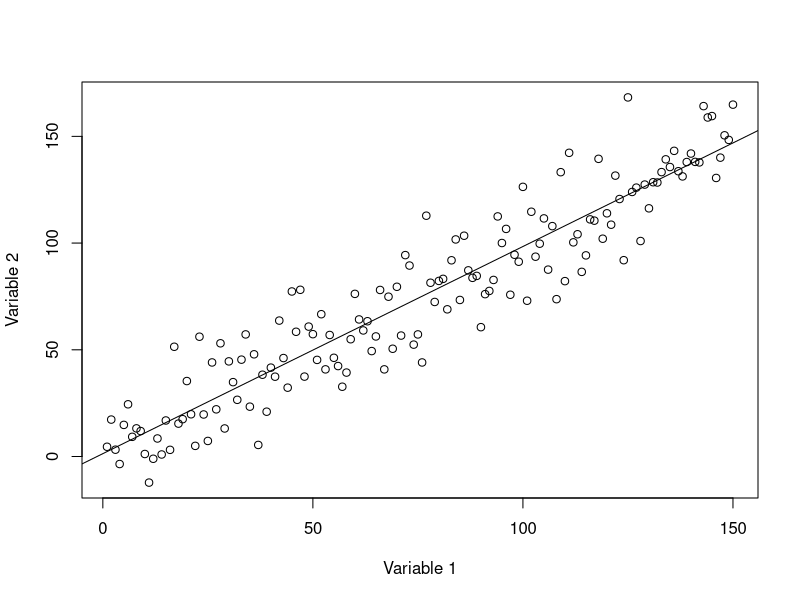

This chart was generated by the following R code:
#
# day3_script.R
#
# Reed Sorensen
# July 2017
#
# Overview:
#   - Briefly review enrolling in Coursera.org courses
#     and show how to find courses with Portuguese subtitles
#   - Review R concepts from days 1 and 2
#   - Give a sense for where we're going --> data frames! 
#        Examples of how to explore data, get frequencies
#        and do a regression analysis
#   - More fundamental R concepts


##### 
# Signing up for a course in Coursera
# - Go to the course website:
#   https://github.com/rsoren/r_training_beira2017/blob/master/index.md
# - Scroll down to the section "Additional resources for learning R"
#   and click on the link for "Data Science certificate from Johns Hopkins University"
# - Create an account with Coursera
# - **** Ignore the part about enrolling for a 7-day free trial
# - Search for the name of the course in the bar at the top of the page,
#   for example, "The Data Scientist's Toolbox" or another course
#   and click on the result
# - Click on the button that says "Enroll"
# - Then at the bottom of the pop-up window
#   **** click on "Audit the course" to take it for free

##### 
# Searching for courses in Portuguese on Coursera
# - Go to the website: coursera.org
# - In the bar at the top, search for something you want to study,
#   for example, "data analysis"
# - On the left side of the page, look at "Subtitle Languages" and
#   and click on "Show more"
# - Un-select "English";
#   select "Portuguese (Brazilian)" and "Portuguese (European)" 
# - Choose a course, and enroll as usual (auditing is always free!)

  
#####
# ANALYZING DATA
# 

library(dplyr)

# create some data
df <- data.frame(
  group = sample(c("a", "b", "c"), size = 150, replace = TRUE),
  var1 = 1:150,
  var2 = 1:150 + rnorm(n = 150, mean = 0, sd = 15)
)

# write.csv(df, "misc/example_data.csv")   # save the data as a CSV file
# View(df)                                 # look at the data

plot(
  x = df[, "var1"],  y = df[, "var2"], 
  xlab = "Variable 1",  ylab = "Variable 2"
)

fit1 <- lm(var2 ~ var1, data = df)   # run a regression
summary(fit1)   # results of the regression
abline(fit1)    # put the line of best fit on the scatterplot

summary(df$var2)   # get summary statistics about a variable
table(df$group)    # how many subjects are in each group?

# use dplyr functions to get count and percent in each group
df2 <- df %>%
  group_by(group) %>%
  summarize(
    count = n(),
    percent = count / nrow(.)
  )



#####
# INDEXING with [] (continued from day 2)
# new function: %in%

# recall indexing by position and TRUE/FALSE
tmp <- c(3,5,2)
tmp[1]
tmp[c(TRUE, FALSE, FALSE)]

# -- create a vector of TRUE/FALSE with a logical condition (e.g. < and ==),
#    then index on it

x8 <- c(1,6,7,3,5,5,9,7,2)
x8 > 4     # notice how this creates a vector of TRUE/FALSE values
x8[x8 > 4] # this returns elements of x8 that are greater than 4


## Challenge
#   -- Make a vector with these elements: 3,6,3,2,4,7,2
#   -- Choose the elements that are above 5 (using indexing)
#      The answer should return the numbers 6 and 7

tmp <- c(3,6,3,2,4,7,2)
tmp[tmp > 5]

# could have also done...
true_and_false_vector <- tmp > 5
tmp[true_and_false_vector]


# check whether an element is in a vector with the %in% function
8 %in% c(3,65,6,8)      # it's true that 8 is in the vector
10 %in% c(3,65,6,8)     # it's not true that 10 is in the vector

# if you check whether two numbers are in the vector,
#   it gives you two answers
c(65, 10) %in% c(3,65,6,8)  # 65 gives TRUE, 10 gives FALSE, so
                            # response is equal to the vector c(TRUE, FALSE)

3 %in% 1:8    # is 3 in the vector c(1,2,3,4,5,6,7,8) ?
"b" %in% c("d", "e", "f")   # is "b" in the vector c("d", "e", f") ?

x9 <- c("a", "b", "c", "d", "d", "d", "e", "f")
x9 %in% c("d", "e")    # for each element of 'x9', check whether it is "d" or "e"


#####
# CHARACTER STRINGS
#   Base R functions: print, paste, paste0, substr
#   'stringr' package: https://journal.r-project.org/archive/2010-2/RJournal_2010-2_Wickham.pdf
#   'stringr' functions that do the same thing: str_c, str_sub, str_split_fixed
#   is.character, as.character, is.numeric, as.numeric

"a"
"Hello, my name is Reed"               # one string 
c("Hello", "my", "name", "is", "Reed") # a vector of 5 strings

x9 <- "Bom dia!"     # create a character object that contains "Bom dia!"

print(x9)    # display the word "Bom dia!"
x9           # same thing

paste("Hello", "everybody!")  # combine the strings 
paste0("Hello", "everybody!") # the paste0() function does not automatically include a space

substr(x9, start = 3, stop = 6) # extract the letters in positions 1 to 3
                                # how do we know these are the parameters to give?
                                # read the documentation with help("substr")

is.character(x9)   # check whether 'x9' is a character vector
is.numeric(x9)     # check whether 'x9' is a numeric vector

is.numeric(10)
is.character("awesome")
is.numeric("awesome")
is.character(10)

as.character(10)      # convert the number 10 into a string
as.numeric("awesome") # can't turn a word into a number, so it returned NA


#   -- Challenge:
#      1. Get R to display the word "Hello"
"Hello"
print("Hello")
paste("Hello")

#      2. Put the character string "Hello" into a object called 'txt'
txt <- "Hello"

#      3. Use 'txt' and the paste0() function to display the phrase "Hello, world!"
paste0(txt, ", world!")

#      4. Check whether 'txt' is a numeric variable
is.numeric(txt)

#      5. Check whether 'txt' is a character variable
is.character(txt)

#      6. Use the substr() function to extract the letters "He" from 'txt'
substr(txt, 1, 2)


#####
# MATRICES
# matrix, rbind, cbind
# str
# dim, ncol, nrow
# indexing by position

mat1 <- matrix(data = 1:9, ncol = 3) # make a matrix, filled vertically (default)
print(mat1)

mat2 <- matrix(  # make a matrix, filled horizontally (use byrow = TRUE)
  data = 1:6,
  ncol = 3,
  byrow = TRUE
)
print(mat2)

# -- use existing vectors to create a matrix
vec1 <- c(3,4,5)
vec2 <- c(7,8,9)

rbind(vec1, vec2) # combine the vectors as rows
cbind(vec1, vec2) # combine the vectors as columns

# -- get information about a matrix
nrow(mat2)
ncol(mat2)
dim(mat2) # results of ncol and nrow at the same time

# -- index a matrix by row (note the comma!)
mat2[1, ]
# -- index a matrix by column
mat2[, 2]
  
mat2[2, c(2,3)] # get the second row, and columns 2 and 3

#   -- Challenge:
#      1. Create a 3-by-4 matrix that only contains the number 5 (repeated 12 times)
matrix(data = rep(5, 12), nrow = 3, ncol = 4)
matrix(data = 5, nrow = 3, ncol = 4)   # same thing, because 5 repeats until the matrix is filled
matrix(5, 3, 4)   # same thing; we know the order of parameters R expects 
                  #             by checking str(matrix) or help(matrix)


#      2. Create two vectors
#           'tmp1' contains the letters "a", "b" and "c"
#           'tmp2' contains the letters "d", "e" and "f"
tmp1 <- c("a", "b", "c")
tmp2 <- c("d", "e", "f")


#      3. Use the rbind() function to combine tmp1 and tmp2
#           to display a matrix that looks like this:
#                                            "a"  "b"  "c"
#                                            "d"  "e"  "f"
rbind(tmp1, tmp2)


#      4. Create an object called 'mat' that contains the matrix from #3
mat <- rbind(tmp1, tmp2)


#      5. Use cbind() to add another column to 'mat', with the letters "y" and "z"
#         Your result should look like this:
#                                            "a"  "b"  "c"  "y"
#                                            "d"  "e"  "f"  "z"
cbind(mat, c("y", "z"))

